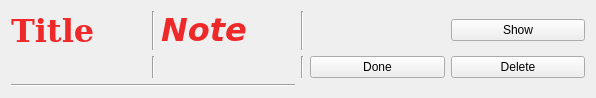
<?xml version="1.0" encoding="UTF-8"?>
<ui version="4.0">
 <class>Form</class>
 <widget class="QWidget" name="Form">
  <property name="geometry">
   <rect>
    <x>0</x>
    <y>0</y>
    <width>596</width>
    <height>88</height>
   </rect>
  </property>
  <property name="windowTitle">
   <string>Form</string>
  </property>
  <layout class="QGridLayout" name="gridLayout">
   <item row="1" column="2">
    <widget class="QLabel" name="label_4">
     <property name="font">
      <font>
       <family>DejaVu Sans</family>
       <pointsize>24</pointsize>
       <weight>75</weight>
       <italic>true</italic>
       <bold>true</bold>
       <underline>false</underline>
       <strikeout>false</strikeout>
      </font>
     </property>
     <property name="text">
      <string>&lt;html&gt;&lt;head/&gt;&lt;body&gt;&lt;p&gt;&lt;span style=&quot; color:#ef2929;&quot;&gt;Note&lt;/span&gt;&lt;/p&gt;&lt;/body&gt;&lt;/html&gt;</string>
     </property>
    </widget>
   </item>
   <item row="1" column="5">
    <widget class="QPushButton" name="pushButton_3">
     <property name="text">
      <string>Show</string>
     </property>
    </widget>
   </item>
   <item row="2" column="5">
    <widget class="QPushButton" name="pushButton_2">
     <property name="text">
      <string>Delete</string>
     </property>
    </widget>
   </item>
   <item row="2" column="0">
    <widget class="QLabel" name="label_2">
     <property name="text">
      <string/>
     </property>
    </widget>
   </item>
   <item row="2" column="4">
    <widget class="QPushButton" name="pushButton">
     <property name="text">
      <string>Done</string>
     </property>
    </widget>
   </item>
   <item row="1" column="0">
    <widget class="QLabel" name="label_3">
     <property name="font">
      <font>
       <family>DejaVu Serif</family>
       <pointsize>24</pointsize>
       <weight>75</weight>
       <bold>true</bold>
      </font>
     </property>
     <property name="text">
      <string>&lt;html&gt;&lt;head/&gt;&lt;body&gt;&lt;p&gt;&lt;span style=&quot; color:#ef2929;&quot;&gt;Title&lt;/span&gt;&lt;/p&gt;&lt;/body&gt;&lt;/html&gt;</string>
     </property>
    </widget>
   </item>
   <item row="1" column="1">
    <widget class="Line" name="line">
     <property name="orientation">
      <enum>Qt::Vertical</enum>
     </property>
    </widget>
   </item>
   <item row="2" column="2">
    <widget class="QLabel" name="label">
     <property name="font">
      <font>
       <weight>50</weight>
       <bold>false</bold>
      </font>
     </property>
     <property name="text">
      <string/>
     </property>
    </widget>
   </item>
   <item row="3" column="0" colspan="3">
    <widget class="Line" name="line_3">
     <property name="orientation">
      <enum>Qt::Horizontal</enum>
     </property>
    </widget>
   </item>
   <item row="2" column="1">
    <widget class="Line" name="line_2">
     <property name="orientation">
      <enum>Qt::Vertical</enum>
     </property>
    </widget>
   </item>
   <item row="1" column="3">
    <widget class="Line" name="line_4">
     <property name="orientation">
      <enum>Qt::Vertical</enum>
     </property>
    </widget>
   </item>
   <item row="2" column="3">
    <widget class="Line" name="line_5">
     <property name="orientation">
      <enum>Qt::Vertical</enum>
     </property>
    </widget>
   </item>
  </layout>
 </widget>
 <resources/>
 <connections/>
</ui>
